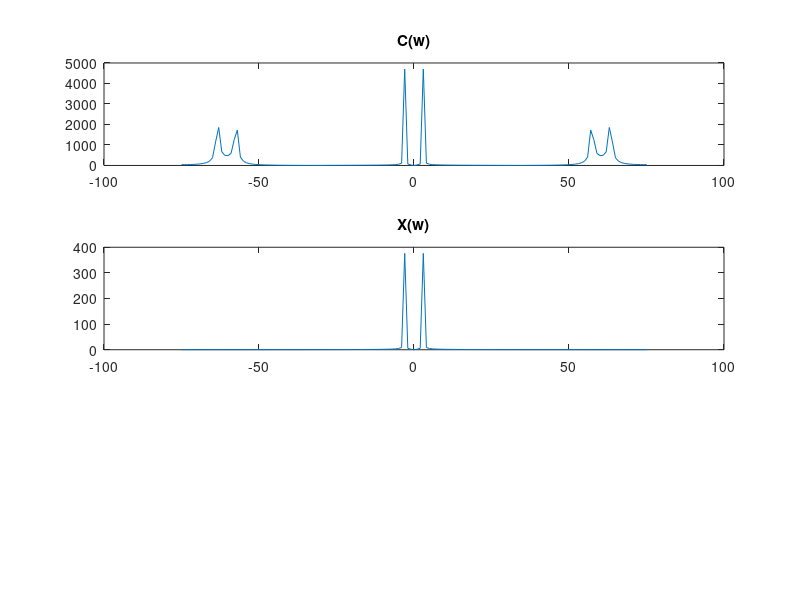

The MATLAB script that drew this image: (Note: this script raises an error after producing the figure.)
Fs = 10000;         % ferekanse nemoone bardari
Fx = 200;
Ts = 1/Fs;          % Sampling period
Tx = 1/Fx;            % Sampling period
L = 150;            % Length of signal
t = (0:L)/Fs;       % Time vector
w = (-L/2:L/2);

x = 5 * sin(2*pi*Fx*t);
X = abs(fftshift(fft(x)));

Fp = 2000;
p = 5 * sin(2*pi*Fp*t);

a = p .* x;
A = abs(fftshift(fft(a)));

Fq = 2000;
q = 5 * sin(2*pi*Fq*t);
Q = abs(fftshift(fft(q)));

c = q .* a;
C = abs(fftshift(fft(c)));
subplot(3 , 1 , 1);
plot(w , C);
title('C(w)');
subplot(3 , 1 , 2);
plot(w , X);
title('X(w)');

c_refactored = filter(LowPassFunction , c);
C_refactored = abs(fftshift(fft(c_refactored)));
subplot(3 , 1 , 3);
plot(w , C_refactored);
title('refacored C(w)');

%%%%%%%%%%%%%%%%%%%%%%%%%%%%%%%%%%%%%%%%%%%%%%%%%%%%%%%%%%%%%%

figure;
subplot(3 , 1 , 1);
plot(t , c);
title('c(t)');

subplot(3 , 1 , 2);
plot(t , x);
title('x(t)');

subplot(3 , 1 , 3);
plot(t , c_refactored);
title('refacored c(t)');
